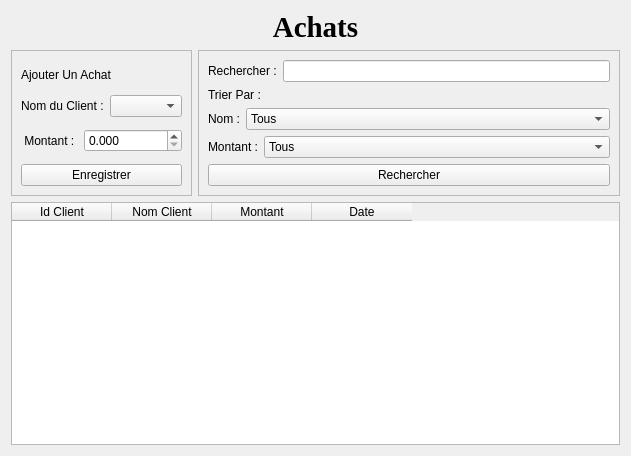
<?xml version="1.0" encoding="UTF-8"?>
<ui version="4.0">
 <class>Form</class>
 <widget class="QWidget" name="Form">
  <property name="geometry">
   <rect>
    <x>0</x>
    <y>0</y>
    <width>631</width>
    <height>456</height>
   </rect>
  </property>
  <property name="windowTitle">
   <string>Form</string>
  </property>
  <layout class="QGridLayout" name="gridLayout_3">
   <item row="2" column="0" colspan="2">
    <widget class="QTableWidget" name="tableWidget">
     <column>
      <property name="text">
       <string>Id Client</string>
      </property>
     </column>
     <column>
      <property name="text">
       <string>Nom Client</string>
      </property>
     </column>
     <column>
      <property name="text">
       <string>Montant</string>
      </property>
     </column>
     <column>
      <property name="text">
       <string>Date</string>
      </property>
     </column>
    </widget>
   </item>
   <item row="1" column="1">
    <widget class="QFrame" name="frame_2">
     <property name="frameShape">
      <enum>QFrame::StyledPanel</enum>
     </property>
     <property name="frameShadow">
      <enum>QFrame::Raised</enum>
     </property>
     <layout class="QGridLayout" name="gridLayout_2">
      <item row="0" column="0">
       <layout class="QFormLayout" name="formLayout_5">
        <item row="0" column="0">
         <widget class="QLabel" name="label_5">
          <property name="text">
           <string>Rechercher :</string>
          </property>
         </widget>
        </item>
        <item row="0" column="1">
         <widget class="QLineEdit" name="lineEdit_RechNom"/>
        </item>
       </layout>
      </item>
      <item row="1" column="0">
       <widget class="QLabel" name="label_6">
        <property name="text">
         <string>Trier Par :</string>
        </property>
       </widget>
      </item>
      <item row="2" column="0">
       <layout class="QFormLayout" name="formLayout_3">
        <item row="0" column="0">
         <widget class="QLabel" name="label_7">
          <property name="text">
           <string>Nom :</string>
          </property>
         </widget>
        </item>
        <item row="0" column="1">
         <widget class="QComboBox" name="comboBox_2">
          <item>
           <property name="text">
            <string>Tous</string>
           </property>
          </item>
          <item>
           <property name="text">
            <string>Nom(A-Z)</string>
           </property>
          </item>
          <item>
           <property name="text">
            <string>Nom(Z-A)</string>
           </property>
          </item>
         </widget>
        </item>
       </layout>
      </item>
      <item row="3" column="0">
       <layout class="QFormLayout" name="formLayout_4">
        <item row="0" column="0">
         <widget class="QLabel" name="label_8">
          <property name="text">
           <string>Montant :</string>
          </property>
         </widget>
        </item>
        <item row="0" column="1">
         <widget class="QComboBox" name="comboBox_3">
          <item>
           <property name="text">
            <string>Tous</string>
           </property>
          </item>
          <item>
           <property name="text">
            <string>Croissant</string>
           </property>
          </item>
          <item>
           <property name="text">
            <string>Decroissant</string>
           </property>
          </item>
         </widget>
        </item>
       </layout>
      </item>
      <item row="4" column="0">
       <widget class="QPushButton" name="btnRecgercher">
        <property name="text">
         <string>Rechercher</string>
        </property>
       </widget>
      </item>
     </layout>
    </widget>
   </item>
   <item row="0" column="0" colspan="2">
    <widget class="QLabel" name="label_2">
     <property name="sizePolicy">
      <sizepolicy hsizetype="Preferred" vsizetype="Fixed">
       <horstretch>0</horstretch>
       <verstretch>0</verstretch>
      </sizepolicy>
     </property>
     <property name="font">
      <font>
       <family>Times New Roman</family>
       <pointsize>22</pointsize>
       <weight>75</weight>
       <bold>true</bold>
      </font>
     </property>
     <property name="text">
      <string>Achats</string>
     </property>
     <property name="alignment">
      <set>Qt::AlignCenter</set>
     </property>
    </widget>
   </item>
   <item row="1" column="0">
    <widget class="QFrame" name="frame">
     <property name="frameShape">
      <enum>QFrame::StyledPanel</enum>
     </property>
     <property name="frameShadow">
      <enum>QFrame::Raised</enum>
     </property>
     <layout class="QGridLayout" name="gridLayout">
      <item row="2" column="0">
       <layout class="QFormLayout" name="formLayout">
        <item row="0" column="0">
         <widget class="QLabel" name="label_3">
          <property name="text">
           <string>Nom du Client :</string>
          </property>
         </widget>
        </item>
        <item row="0" column="1">
         <widget class="QComboBox" name="comboBox"/>
        </item>
       </layout>
      </item>
      <item row="3" column="0">
       <layout class="QFormLayout" name="formLayout_2">
        <item row="0" column="0">
         <widget class="QLabel" name="label_4">
          <property name="text">
           <string> Montant : </string>
          </property>
         </widget>
        </item>
        <item row="0" column="1">
         <widget class="QDoubleSpinBox" name="doubleSpinBox">
          <property name="decimals">
           <number>3</number>
          </property>
          <property name="maximum">
           <double>1000000000.990000009536743</double>
          </property>
         </widget>
        </item>
       </layout>
      </item>
      <item row="4" column="0">
       <widget class="QPushButton" name="btnEnreigistrer">
        <property name="text">
         <string>Enregistrer</string>
        </property>
       </widget>
      </item>
      <item row="1" column="0">
       <widget class="QLabel" name="label">
        <property name="text">
         <string>Ajouter Un Achat</string>
        </property>
       </widget>
      </item>
     </layout>
    </widget>
   </item>
  </layout>
 </widget>
 <resources/>
 <connections/>
</ui>
